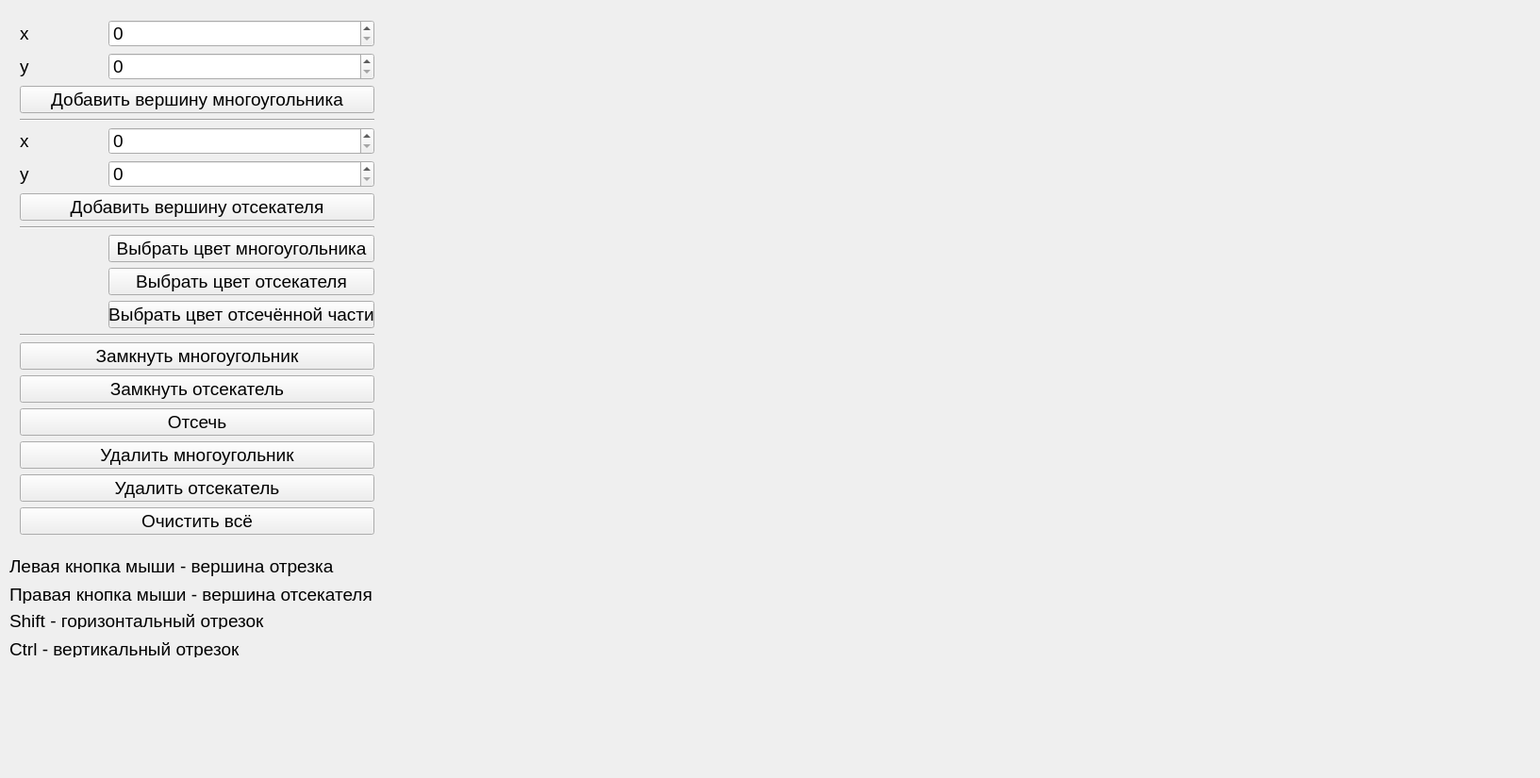
<?xml version="1.0" encoding="UTF-8"?>
<ui version="4.0">
 <class>MainWindow</class>
 <widget class="QMainWindow" name="MainWindow">
  <property name="geometry">
   <rect>
    <x>0</x>
    <y>0</y>
    <width>1633</width>
    <height>825</height>
   </rect>
  </property>
  <property name="font">
   <font>
    <pointsize>14</pointsize>
   </font>
  </property>
  <property name="windowTitle">
   <string>Лаб.№9 Реализация алгоритма отсечения многоугольника выпуклым отсекателем (алгоритм Сазерленда-Ходжмана)</string>
  </property>
  <widget class="QWidget" name="centralWidget">
   <widget class="DrawLabel" name="drawLabel">
    <property name="geometry">
     <rect>
      <x>410</x>
      <y>10</y>
      <width>1201</width>
      <height>801</height>
     </rect>
    </property>
    <property name="text">
     <string/>
    </property>
   </widget>
   <widget class="QWidget" name="layoutWidget">
    <property name="geometry">
     <rect>
      <x>10</x>
      <y>10</y>
      <width>398</width>
      <height>567</height>
     </rect>
    </property>
    <layout class="QGridLayout" name="gridLayout">
     <item row="20" column="0" colspan="3">
      <widget class="QPushButton" name="clearAllPushButton">
       <property name="text">
        <string>Очистить всё</string>
       </property>
      </widget>
     </item>
     <item row="10" column="0">
      <widget class="QLabel" name="clipperColorLabel">
       <property name="minimumSize">
        <size>
         <width>64</width>
         <height>0</height>
        </size>
       </property>
       <property name="text">
        <string/>
       </property>
      </widget>
     </item>
     <item row="5" column="1" colspan="2">
      <widget class="QSpinBox" name="xClipperSpinBox">
       <property name="maximum">
        <number>1200</number>
       </property>
      </widget>
     </item>
     <item row="11" column="0">
      <widget class="QLabel" name="clippedLineColorLabel">
       <property name="minimumSize">
        <size>
         <width>64</width>
         <height>0</height>
        </size>
       </property>
       <property name="text">
        <string/>
       </property>
      </widget>
     </item>
     <item row="8" column="0" colspan="3">
      <widget class="Line" name="line_2">
       <property name="orientation">
        <enum>Qt::Horizontal</enum>
       </property>
      </widget>
     </item>
     <item row="5" column="0">
      <widget class="QLabel" name="xClipperTextLabel">
       <property name="text">
        <string>x</string>
       </property>
      </widget>
     </item>
     <item row="7" column="0" colspan="3">
      <widget class="QPushButton" name="addClipperVertexPushButton">
       <property name="text">
        <string>Добавить вершину отсекателя</string>
       </property>
      </widget>
     </item>
     <item row="4" column="0" colspan="3">
      <widget class="Line" name="line">
       <property name="orientation">
        <enum>Qt::Horizontal</enum>
       </property>
      </widget>
     </item>
     <item row="19" column="0" colspan="3">
      <widget class="QPushButton" name="deleteClipperPushButton">
       <property name="text">
        <string>Удалить отсекатель</string>
       </property>
      </widget>
     </item>
     <item row="16" column="0" colspan="3">
      <widget class="QPushButton" name="closeClipperPushButton">
       <property name="text">
        <string>Замкнуть отсекатель</string>
       </property>
      </widget>
     </item>
     <item row="0" column="0">
      <widget class="QLabel" name="xPolygonTextLabel">
       <property name="text">
        <string>x</string>
       </property>
      </widget>
     </item>
     <item row="6" column="0">
      <widget class="QLabel" name="yClipperTextLabel">
       <property name="text">
        <string>y</string>
       </property>
      </widget>
     </item>
     <item row="9" column="0">
      <widget class="QLabel" name="polygonColorLabel">
       <property name="minimumSize">
        <size>
         <width>64</width>
         <height>0</height>
        </size>
       </property>
       <property name="text">
        <string/>
       </property>
      </widget>
     </item>
     <item row="1" column="0">
      <widget class="QLabel" name="yPolygonTextLabel">
       <property name="text">
        <string>y</string>
       </property>
      </widget>
     </item>
     <item row="12" column="0" colspan="3">
      <widget class="Line" name="line_3">
       <property name="orientation">
        <enum>Qt::Horizontal</enum>
       </property>
      </widget>
     </item>
     <item row="11" column="1" colspan="2">
      <widget class="QPushButton" name="setClippedLineColorPushButton">
       <property name="text">
        <string>Выбрать цвет отсечённой части</string>
       </property>
      </widget>
     </item>
     <item row="3" column="0" colspan="3">
      <widget class="QPushButton" name="addPolygonVertexPushButton">
       <property name="text">
        <string>Добавить вершину многоугольника</string>
       </property>
      </widget>
     </item>
     <item row="10" column="1" colspan="2">
      <widget class="QPushButton" name="setClipperColorPushButton">
       <property name="text">
        <string>Выбрать цвет отсекателя</string>
       </property>
      </widget>
     </item>
     <item row="9" column="1" colspan="2">
      <widget class="QPushButton" name="setPolygonColorPushButton">
       <property name="text">
        <string>Выбрать цвет многоугольника</string>
       </property>
      </widget>
     </item>
     <item row="1" column="1" colspan="2">
      <widget class="QSpinBox" name="yPolygonSpinBox">
       <property name="maximum">
        <number>800</number>
       </property>
      </widget>
     </item>
     <item row="15" column="0" colspan="3">
      <widget class="QPushButton" name="closePolygonPushButton">
       <property name="text">
        <string>Замкнуть многоугольник</string>
       </property>
      </widget>
     </item>
     <item row="0" column="1" colspan="2">
      <widget class="QSpinBox" name="xPolygonSpinBox">
       <property name="maximum">
        <number>1200</number>
       </property>
      </widget>
     </item>
     <item row="6" column="1" colspan="2">
      <widget class="QSpinBox" name="yClipperSpinBox">
       <property name="maximum">
        <number>800</number>
       </property>
      </widget>
     </item>
     <item row="18" column="0" colspan="3">
      <widget class="QPushButton" name="deletePolygonPushButton">
       <property name="text">
        <string>Удалить многоугольник</string>
       </property>
      </widget>
     </item>
     <item row="17" column="0" colspan="3">
      <widget class="QPushButton" name="clipPushButton">
       <property name="text">
        <string>Отсечь</string>
       </property>
      </widget>
     </item>
    </layout>
   </widget>
   <widget class="QLabel" name="label_4">
    <property name="geometry">
     <rect>
      <x>10</x>
      <y>680</y>
      <width>271</width>
      <height>17</height>
     </rect>
    </property>
    <property name="text">
     <string>Ctrl - вертикальный отрезок</string>
    </property>
   </widget>
   <widget class="QLabel" name="label">
    <property name="geometry">
     <rect>
      <x>10</x>
      <y>590</y>
      <width>361</width>
      <height>21</height>
     </rect>
    </property>
    <property name="text">
     <string>Левая кнопка мыши - вершина отрезка</string>
    </property>
   </widget>
   <widget class="QLabel" name="label_3">
    <property name="geometry">
     <rect>
      <x>10</x>
      <y>650</y>
      <width>301</width>
      <height>17</height>
     </rect>
    </property>
    <property name="text">
     <string>Shift - горизонтальный отрезок</string>
    </property>
   </widget>
   <widget class="QLabel" name="label_2">
    <property name="geometry">
     <rect>
      <x>10</x>
      <y>620</y>
      <width>401</width>
      <height>20</height>
     </rect>
    </property>
    <property name="text">
     <string>Правая кнопка мыши - вершина отсекателя</string>
    </property>
   </widget>
  </widget>
 </widget>
 <layoutdefault spacing="6" margin="11"/>
 <customwidgets>
  <customwidget>
   <class>DrawLabel</class>
   <extends>QLabel</extends>
   <header>drawlabel.h</header>
  </customwidget>
 </customwidgets>
 <resources/>
 <connections/>
</ui>
